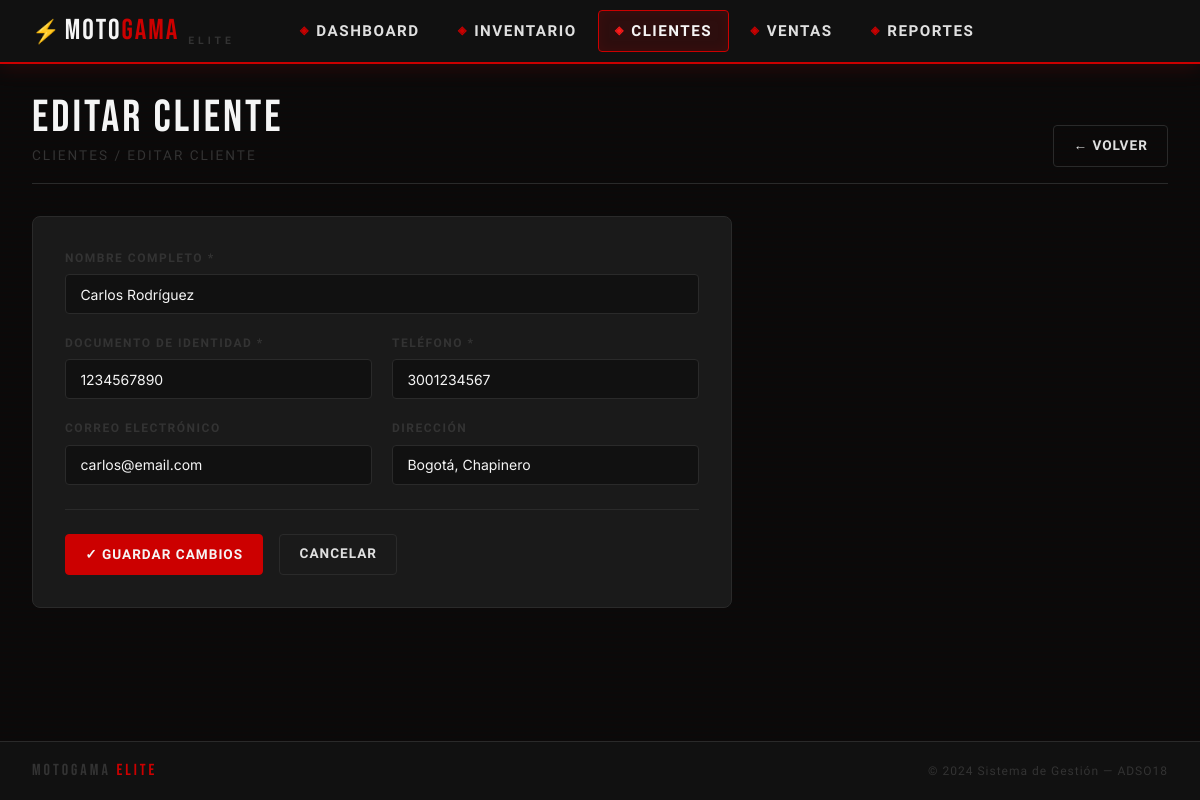
/clientes/editar/1, run on the app's committed database.
### tables this page shows
CREATE TABLE clientes (
    id INTEGER PRIMARY KEY AUTOINCREMENT,
    nombre TEXT NOT NULL,
    documento TEXT NOT NULL UNIQUE,
    telefono TEXT NOT NULL,
    email TEXT,
    direccion TEXT,
    created_at TIMESTAMP DEFAULT CURRENT_TIMESTAMP
);

### app.py (the view, shortened to what this page needs)
@app.route('/clientes/editar/<int:id>', methods=['GET', 'POST'])
def editar_cliente(id):
    conn = get_db()
    cliente = conn.execute("SELECT * FROM clientes WHERE id=?", (id,)).fetchone()
    if not cliente:
        flash('Cliente no encontrado.', 'error')
        return redirect(url_for('clientes'))
    conn.close()
    return render_template('cliente_form.html', cliente=cliente, titulo='Editar Cliente')

### app.py (called while the page is built)
def get_db():
    conn = sqlite3.connect(DB_PATH)
    conn.row_factory = sqlite3.Row
    conn.execute("PRAGMA foreign_keys = ON")
    return conn

### templates/cliente_form.html (shortened to what this page needs)
{% extends 'base.html' %}
{% block content %}
<div class="page-header">
    <div>
        <div class="page-title">{{ titulo.upper() }}</div>
        <div class="page-subtitle">Clientes / {{ titulo }}</div>
    </div>
    <a href="{{ url_for('clientes') }}" class="btn btn-secondary">← Volver</a>
</div>
<div class="form-card">
    <form method="POST">
        <div class="form-grid">
            <div class="form-group full-width">
                <label for="nombre">Nombre Completo *</label>
                <input type="text" id="nombre" name="nombre" required
                       value="{{ cliente.nombre if cliente else '' }}"
                       placeholder="Ej: Carlos Rodríguez">
            </div>
            <div class="form-group">
                <label for="documento">Documento de Identidad *</label>
                <input type="text" id="documento" name="documento" required
                       value="{{ cliente.documento if cliente else '' }}"
                       placeholder="Ej: 1234567890">
            </div>
            <div class="form-group">
                <label for="telefono">Teléfono *</label>
                <input type="tel" id="telefono" name="telefono" required
                       value="{{ cliente.telefono if cliente else '' }}"
                       placeholder="Ej: 3001234567">
            </div>
            <div class="form-group">
                <label for="email">Correo Electrónico</label>
                <input type="email" id="email" name="email"
                       value="{{ cliente.email if cliente else '' }}"
                       placeholder="Ej: cliente@email.com">
            </div>
            <div class="form-group">
                <label for="direccion">Dirección</label>
                <input type="text" id="direccion" name="direccion"
                       value="{{ cliente.direccion if cliente else '' }}"
                       placeholder="Ej: Bogotá, Chapinero">
            </div>
        </div>
        <div class="form-actions">
            <button type="submit" class="btn btn-primary">
                {{ '✓ Guardar Cambios' if cliente else '+ Registrar Cliente' }}
            </button>
            <a href="{{ url_for('clientes') }}" class="btn btn-secondary">Cancelar</a>
        </div>
    </form>
</div>
{% endblock %}

### static/css/style.css (style rules this page uses)
:root { --rojo: #CC0000; --rojo-vivo: #FF1A1A; --rojo-oscuro: #8B0000; --negro: #0A0A0A; --negro-medio: #111111; --negro-suave: #1A1A1A; --gris-oscuro: #222222; --gris-medio: #333333; --gris-borde: #2A2A2A; --blanco: #F5F5F5; --blanco-suave: #E0E0E0; --blanco-opaco: rgba(245,245,245,0.07); --sombra-roja: 0 0 20px rgba(204,0,0,0.3); --sombra-fuerte: 0 8px 32px rgba(0,0,0,0.6); --font-display: 'Bebas Neue', sans-serif; --font-ui: 'Rajdhani', sans-serif; --font-body: 'Inter', sans-serif; --radius: 4px; --radius-lg: 8px; --transition: 0.2s cubic-bezier(0.4,0,0.2,1); }
*, *::before, *::after { box-sizing: border-box; margin: 0; padding: 0; }
html { scroll-behavior: smooth; }
body { background: var(--negro); color: var(--blanco); font-family: var(--font-body); font-size: 14px; line-height: 1.6; min-height: 100vh; display: flex; flex-direction: column; }
body::before { content: ''; position: fixed; inset: 0; background-image: repeating-linear-gradient( 0deg, transparent, transparent 2px, rgba(204,0,0,0.015) 2px, rgba(204,0,0,0.015) 4px ); pointer-events: none; z-index: 0; }
.page-header { margin-bottom: 2rem; padding-bottom: 1rem; border-bottom: 1px solid var(--gris-borde); display: flex; align-items: flex-end; justify-content: space-between; flex-wrap: wrap; gap: 1rem; }
.page-title { font-family: var(--font-display); font-size: 2.8rem; letter-spacing: 3px; color: var(--blanco); line-height: 1; }
.page-subtitle { font-family: var(--font-ui); color: var(--gris-medio); font-size: 0.85rem; letter-spacing: 2px; text-transform: uppercase; margin-top: 0.25rem; }
.btn { display: inline-flex; align-items: center; gap: 0.4rem; padding: 0.55rem 1.2rem; border: none; border-radius: var(--radius); cursor: pointer; font-family: var(--font-ui); font-size: 0.85rem; font-weight: 700; letter-spacing: 1px; text-transform: uppercase; text-decoration: none; transition: all var(--transition); white-space: nowrap; }
.btn-primary { background: var(--rojo); color: var(--blanco); border: 1px solid var(--rojo); }
.btn-secondary { background: transparent; color: var(--blanco-suave); border: 1px solid var(--gris-borde); }
.form-card { background: var(--negro-suave); border: 1px solid var(--gris-borde); border-radius: var(--radius-lg); padding: 2rem; max-width: 700px; }
.form-grid { display: grid; grid-template-columns: repeat(auto-fit, minmax(220px, 1fr)); gap: 1.25rem; }
.form-group { display: flex; flex-direction: column; gap: 0.4rem; }
.form-group.full-width { grid-column: 1 / -1; }
label { font-family: var(--font-ui); font-size: 0.75rem; font-weight: 700; letter-spacing: 1.5px; text-transform: uppercase; color: var(--gris-medio); }
input, select, textarea { background: var(--negro-medio); border: 1px solid var(--gris-borde); border-radius: var(--radius); color: var(--blanco); font-family: var(--font-body); font-size: 0.875rem; padding: 0.65rem 0.9rem; transition: border-color var(--transition), box-shadow var(--transition); outline: none; width: 100%; }
input::placeholder { color: var(--gris-medio); }
.form-actions { display: flex; gap: 1rem; margin-top: 1.5rem; padding-top: 1.5rem; border-top: 1px solid var(--gris-borde); flex-wrap: wrap; }

### data on the page
clientes: nombre "Carlos Rodríguez", documento "1234567890", telefono "3001234567", email "carlos@email.com", direccion "Bogotá, Chapinero"

### other printed values
{{ titulo.upper() }} "EDITAR CLIENTE"
{{ titulo }} "EDITAR CLIENTE"
{{ '✓ Guardar Cambios' if cliente else '+ Registrar Cliente' }} "✓ GUARDAR CAMBIOS"
